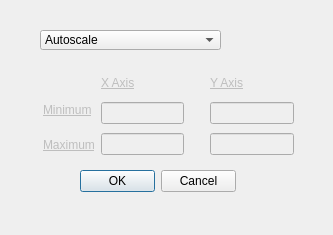
<?xml version="1.0" encoding="UTF-8"?>
<ui version="4.0">
 <class>scaleDialog</class>
 <widget class="QDialog" name="scaleDialog">
  <property name="geometry">
   <rect>
    <x>0</x>
    <y>0</y>
    <width>333</width>
    <height>235</height>
   </rect>
  </property>
  <property name="sizePolicy">
   <sizepolicy hsizetype="Fixed" vsizetype="Fixed">
    <horstretch>0</horstretch>
    <verstretch>0</verstretch>
   </sizepolicy>
  </property>
  <property name="minimumSize">
   <size>
    <width>333</width>
    <height>235</height>
   </size>
  </property>
  <property name="maximumSize">
   <size>
    <width>333</width>
    <height>235</height>
   </size>
  </property>
  <property name="windowTitle">
   <string>CDpal</string>
  </property>
  <property name="windowIcon">
   <iconset resource="img/icon.qrc">
    <normaloff>:/img/logo.png</normaloff>:/img/logo.png</iconset>
  </property>
  <widget class="QComboBox" name="idxBox">
   <property name="geometry">
    <rect>
     <x>40</x>
     <y>30</y>
     <width>181</width>
     <height>20</height>
    </rect>
   </property>
   <property name="maximumSize">
    <size>
     <width>16777215</width>
     <height>20</height>
    </size>
   </property>
   <item>
    <property name="text">
     <string>Autoscale</string>
    </property>
   </item>
   <item>
    <property name="text">
     <string>Custom scale</string>
    </property>
   </item>
  </widget>
  <widget class="QDialogButtonBox" name="buttonBox">
   <property name="geometry">
    <rect>
     <x>80</x>
     <y>170</y>
     <width>156</width>
     <height>23</height>
    </rect>
   </property>
   <property name="standardButtons">
    <set>QDialogButtonBox::Cancel|QDialogButtonBox::Ok</set>
   </property>
  </widget>
  <widget class="QWidget" name="layoutWidget">
   <property name="geometry">
    <rect>
     <x>43</x>
     <y>70</y>
     <width>251</width>
     <height>90</height>
    </rect>
   </property>
   <layout class="QHBoxLayout" name="horizontalLayout">
    <item>
     <layout class="QVBoxLayout" name="verticalLayout_3">
      <item>
       <widget class="QLabel" name="label_5">
        <property name="minimumSize">
         <size>
          <width>0</width>
          <height>20</height>
         </size>
        </property>
        <property name="maximumSize">
         <size>
          <width>16777215</width>
          <height>20</height>
         </size>
        </property>
        <property name="text">
         <string/>
        </property>
       </widget>
      </item>
      <item>
       <widget class="QLabel" name="label">
        <property name="enabled">
         <bool>false</bool>
        </property>
        <property name="text">
         <string>&lt;html&gt;&lt;head/&gt;&lt;body&gt;&lt;p&gt;&lt;span style=&quot; text-decoration: underline;&quot;&gt;Minimum&lt;/span&gt;&lt;/p&gt;&lt;/body&gt;&lt;/html&gt;</string>
        </property>
       </widget>
      </item>
      <item>
       <widget class="QLabel" name="label_2">
        <property name="enabled">
         <bool>false</bool>
        </property>
        <property name="text">
         <string>&lt;html&gt;&lt;head/&gt;&lt;body&gt;&lt;p&gt;&lt;span style=&quot; text-decoration: underline;&quot;&gt;Maximum&lt;/span&gt;&lt;/p&gt;&lt;/body&gt;&lt;/html&gt;</string>
        </property>
       </widget>
      </item>
     </layout>
    </item>
    <item>
     <layout class="QVBoxLayout" name="verticalLayout_2">
      <item>
       <widget class="QLabel" name="label_3">
        <property name="enabled">
         <bool>false</bool>
        </property>
        <property name="minimumSize">
         <size>
          <width>0</width>
          <height>20</height>
         </size>
        </property>
        <property name="maximumSize">
         <size>
          <width>16777215</width>
          <height>20</height>
         </size>
        </property>
        <property name="text">
         <string>&lt;html&gt;&lt;head/&gt;&lt;body&gt;&lt;p&gt;&lt;span style=&quot; text-decoration: underline;&quot;&gt;X Axis&lt;/span&gt;&lt;/p&gt;&lt;/body&gt;&lt;/html&gt;</string>
        </property>
       </widget>
      </item>
      <item>
       <widget class="QLineEdit" name="minEdit">
        <property name="enabled">
         <bool>false</bool>
        </property>
       </widget>
      </item>
      <item>
       <widget class="QLineEdit" name="maxEdit">
        <property name="enabled">
         <bool>false</bool>
        </property>
       </widget>
      </item>
     </layout>
    </item>
    <item>
     <spacer name="horizontalSpacer">
      <property name="orientation">
       <enum>Qt::Horizontal</enum>
      </property>
      <property name="sizeType">
       <enum>QSizePolicy::Fixed</enum>
      </property>
      <property name="sizeHint" stdset="0">
       <size>
        <width>20</width>
        <height>20</height>
       </size>
      </property>
     </spacer>
    </item>
    <item>
     <layout class="QVBoxLayout" name="verticalLayout">
      <item>
       <widget class="QLabel" name="label_4">
        <property name="enabled">
         <bool>false</bool>
        </property>
        <property name="minimumSize">
         <size>
          <width>0</width>
          <height>20</height>
         </size>
        </property>
        <property name="maximumSize">
         <size>
          <width>16777215</width>
          <height>20</height>
         </size>
        </property>
        <property name="text">
         <string>&lt;html&gt;&lt;head/&gt;&lt;body&gt;&lt;p&gt;&lt;span style=&quot; text-decoration: underline;&quot;&gt;Y Axis&lt;/span&gt;&lt;/p&gt;&lt;/body&gt;&lt;/html&gt;</string>
        </property>
       </widget>
      </item>
      <item>
       <widget class="QLineEdit" name="minEdit_2">
        <property name="enabled">
         <bool>false</bool>
        </property>
       </widget>
      </item>
      <item>
       <widget class="QLineEdit" name="maxEdit_2">
        <property name="enabled">
         <bool>false</bool>
        </property>
       </widget>
      </item>
     </layout>
    </item>
   </layout>
  </widget>
 </widget>
 <resources>
  <include location="img/icon.qrc"/>
 </resources>
 <connections>
  <connection>
   <sender>buttonBox</sender>
   <signal>rejected()</signal>
   <receiver>scaleDialog</receiver>
   <slot>reject()</slot>
   <hints>
    <hint type="sourcelabel">
     <x>157</x>
     <y>181</y>
    </hint>
    <hint type="destinationlabel">
     <x>166</x>
     <y>117</y>
    </hint>
   </hints>
  </connection>
 </connections>
</ui>
